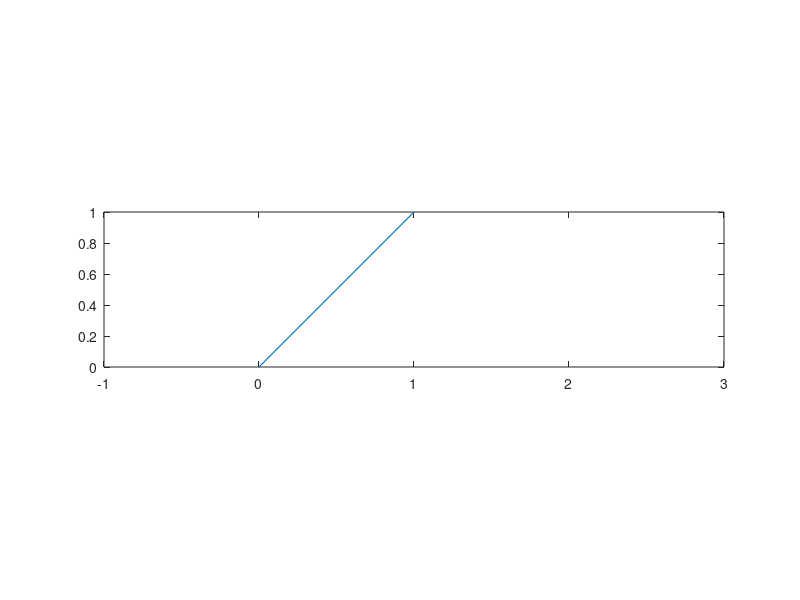

Source code (MATLAB):
%%
figure;
ax = gca;
plot(ax,[0 1],[0 1]);
set(ax,'DataAspectRatio',[1 1 1],'PlotBoxAspectRatio',[1 1 1]);
xlim(ax,[-1 3]);
ylim(ax,[0 1]);
drawnow;
get(ax, 'PlotBoxAspectRatio')
set(ax, 'PlotBoxAspectRatio',[1 1 1]);
drawnow;
get(ax, 'PlotBoxAspectRatio')
